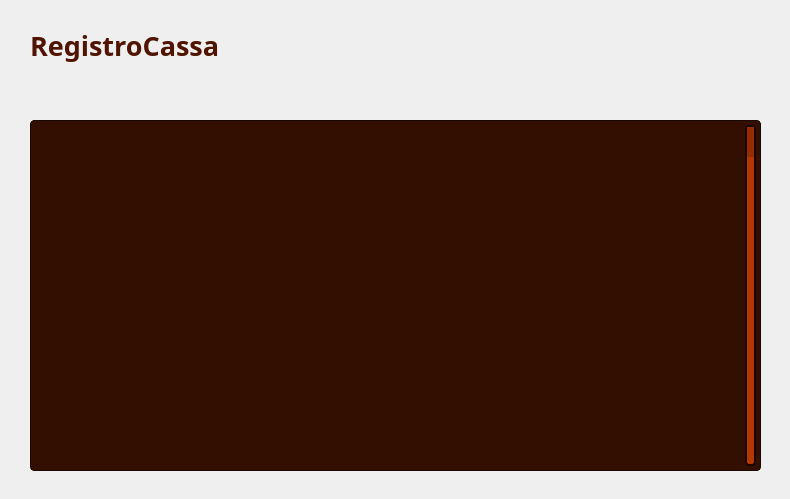
<?xml version="1.0" encoding="UTF-8"?>
<ui version="4.0">
 <class>VistaVisualizzaRegistroCassaAmministratore</class>
 <widget class="QWidget" name="VistaVisualizzaRegistroCassaAmministratore">
  <property name="geometry">
   <rect>
    <x>0</x>
    <y>0</y>
    <width>790</width>
    <height>499</height>
   </rect>
  </property>
  <property name="windowTitle">
   <string>Registro Cassa - CineMax</string>
  </property>
  <widget class="QLabel" name="Sfondo">
   <property name="geometry">
    <rect>
     <x>0</x>
     <y>90</y>
     <width>791</width>
     <height>411</height>
    </rect>
   </property>
   <property name="font">
    <font>
     <family>Segoe UI</family>
    </font>
   </property>
   <property name="styleSheet">
    <string notr="true">QLabel {
    background: qlineargradient(
        x1: 0, y1: 1,
        x2: 0, y2: 0,
        stop: 0 #320F00,
        stop: 1 #641E00
    );
}</string>
   </property>
   <property name="text">
    <string/>
   </property>
  </widget>
  <widget class="QLabel" name="labelTitolo">
   <property name="geometry">
    <rect>
     <x>30</x>
     <y>10</y>
     <width>261</width>
     <height>71</height>
    </rect>
   </property>
   <property name="font">
    <font>
     <family>Segoe UI Variable</family>
     <pointsize>20</pointsize>
     <bold>true</bold>
    </font>
   </property>
   <property name="styleSheet">
    <string notr="true">QLabel {
    color: #501400;
}</string>
   </property>
   <property name="text">
    <string>RegistroCassa</string>
   </property>
   <property name="alignment">
    <set>Qt::AlignmentFlag::AlignLeading|Qt::AlignmentFlag::AlignLeft|Qt::AlignmentFlag::AlignVCenter</set>
   </property>
  </widget>
  <widget class="QLabel" name="labelIndietroButtonAmministratore">
   <property name="geometry">
    <rect>
     <x>700</x>
     <y>10</y>
     <width>63</width>
     <height>61</height>
    </rect>
   </property>
   <property name="text">
    <string/>
   </property>
   <property name="pixmap">
    <pixmap>Immagini/IndietroButtonAmministratore.png</pixmap>
   </property>
   <property name="scaledContents">
    <bool>true</bool>
   </property>
  </widget>
  <widget class="QListView" name="listViewPagamenti">
   <property name="geometry">
    <rect>
     <x>30</x>
     <y>120</y>
     <width>731</width>
     <height>351</height>
    </rect>
   </property>
   <property name="styleSheet">
    <string notr="true">QListView {
        background-color: #320F00;
    color: #962D00;
    border: 1px solid #190700;
    border-radius: 4px;
        font-size: 11px;
}

QListView::item:selected {
    background-color: #C83200;
    color: #FF3C00;
}

QListView::item:hover {
    background-color: #C83200;
}</string>
   </property>
  </widget>
  <widget class="QScrollBar" name="verticalScrollBarPagamenti">
   <property name="geometry">
    <rect>
     <x>740</x>
     <y>120</y>
     <width>21</width>
     <height>351</height>
    </rect>
   </property>
   <property name="styleSheet">
    <string notr="true">QScrollBar:vertical {
        background: #B43700;
        border: 2px solid #190700;
    border-radius: 4px;
        width: 15px;
        margin: 5px;
}

QScrollBar::handle:vertical {
        background: #962D00;
        min-height: 20px;
    border-radius: 4px;
}

QScrollBar::handle:vertical:hover {
        background: #C83200;
}

QScrollBar::add-line:vertical, QScrollBar::sub-line:vertical {
        background: none;
        border: none;
            }</string>
   </property>
   <property name="orientation">
    <enum>Qt::Orientation::Vertical</enum>
   </property>
  </widget>
  <widget class="QLabel" name="labelBarra">
   <property name="geometry">
    <rect>
     <x>0</x>
     <y>0</y>
     <width>791</width>
     <height>91</height>
    </rect>
   </property>
   <property name="styleSheet">
    <string notr="true">QLabel {
    background: qlineargradient(
        x1: 0, y1: 1,
        x2: 0, y2: 0,
        stop: 0 #962D00,
        stop: 1 #B43700
    );
}</string>
   </property>
   <property name="text">
    <string/>
   </property>
  </widget>
  <zorder>labelBarra</zorder>
  <zorder>Sfondo</zorder>
  <zorder>labelTitolo</zorder>
  <zorder>labelIndietroButtonAmministratore</zorder>
  <zorder>listViewPagamenti</zorder>
  <zorder>verticalScrollBarPagamenti</zorder>
 </widget>
 <resources/>
 <connections/>
</ui>
